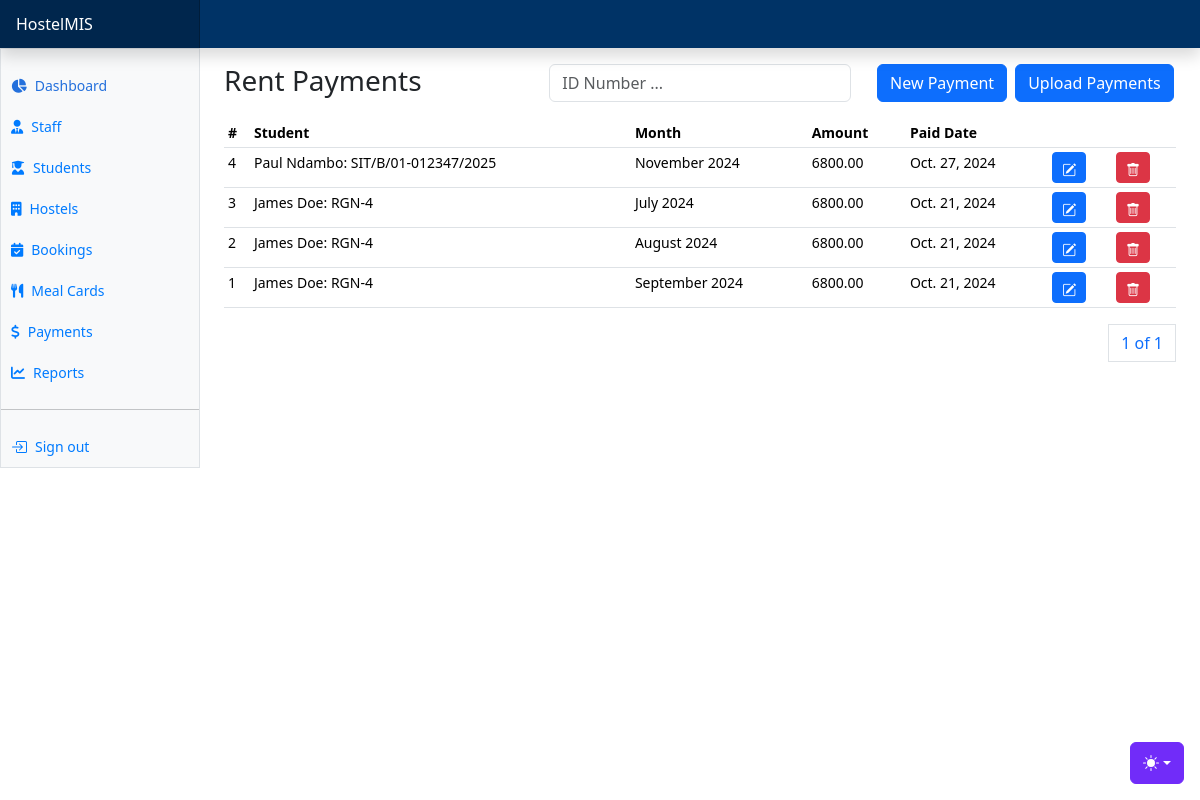
Page /payments/rent-payments/ on the earlier database version.
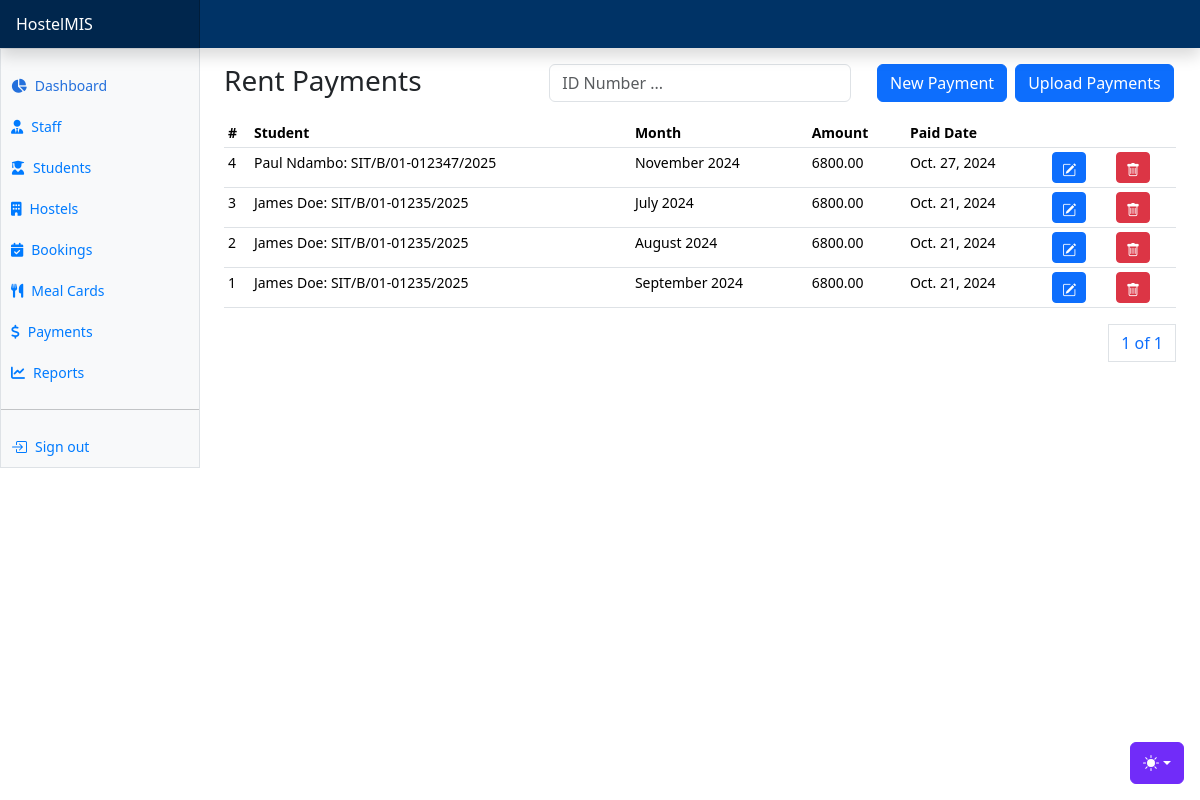
Same page on the later database version.
### apps/payments/models.py (models this page shows, shortened)
class RentPayment(AbsoluteBaseModel):
    transaction_code = models.CharField(max_length=255, null=True)
    student = models.ForeignKey("students.Student", on_delete=models.CASCADE)
    amount = models.DecimalField(max_digits=10, decimal_places=2)
    month = models.CharField(max_length=255, choices=months, default=month_name)
    year = models.IntegerField(default=date_today.year)
    payment_date = models.DateField()

### apps/students/models.py (models this page shows)
class Student(AbsoluteBaseModel):
    user = models.OneToOneField("users.User", on_delete=models.CASCADE)
    registration_number = models.CharField(max_length=255)
    guardian_name = models.CharField(max_length=255, null=True)
    guardian_phone_number = models.CharField(max_length=255, null=True)
    status = models.CharField(max_length=255, choices=STUDENT_STATUS_CHOICES)
    room_assigned = models.ForeignKey("hostels.HostelRoom", on_delete=models.CASCADE, null=True)
    hostel_assigned = models.ForeignKey("hostels.Hostel", on_delete=models.CASCADE, null=True, related_name="hostelstudents")
    def __str__(self):
        return (
            f"{self.user.first_name} {self.user.last_name}: {self.registration_number}"
        )

### apps/users/models.py (models this page shows, shortened)
class User(AbstractUser, AbsoluteBaseModel):
    role = models.ForeignKey(UserRole, on_delete=models.CASCADE, null=True)
    gender = models.CharField(max_length=10, choices=GENDER_CHOICES)
    phone_number = models.CharField(max_length=255)
    address = models.CharField(max_length=255, null=True)
    city = models.CharField(max_length=255, null=True)
    country = models.CharField(max_length=255, null=True)
    date_of_birth = models.DateField(default="1999-10-10")
    def name(self):
        return f"{self.first_name} {self.last_name}"

### apps/payments/views.py (the view)
# urls.py: path("rent-payments/", rent_payments, name="rent-payments"),
def rent_payments(request):
    rent_payments = RentPayment.objects.all().order_by("-created_on")
    paginator = Paginator(rent_payments, 10)
    page_number = request.GET.get("page")
    page_obj = paginator.get_page(page_number)
    students = Student.objects.all()
    context = {"page_obj": page_obj, "months": months, "students": students}
    return render(request, "payments/rent/rent_payments.html", context)

### templates/payments/rent/rent_payments.html (shortened to what this page needs)
{% extends "base.html" %}
{% block additional_css %}
<link href="https://cdnjs.cloudflare.com/ajax/libs/select2/4.0.13/css/select2.min.css" rel="stylesheet">
{% endblock additional_css %}
{% block content %}
<div class="row">
    <div class="col">
        <h3>Rent Payments</h3>
    </div>
    <div class="col">
      <form method="POST">
        <div class="input-group mb-3">
            <div class="col">
              <input type="text" class="form-control" name="search_text" id="search_text" placeholder="ID Number ...">
            </div>
          </div>
      </form>
    </div>
    <div class="col">
      <div class="d-grid d-sm-flex gap-2 justify-content-sm-center">
        <button class="btn btn-primary" data-bs-toggle="modal" data-bs-target="#newRentPaymentModal">New Payment</button>
        <button class="btn btn-primary" data-bs-toggle="modal" data-bs-target="#uploadRentPaymentsModal">Upload Payments</button>
    </div>
    </div>
</div>
      <div class="table-responsive small">
        <table class="table table-sm">
          <thead>
            <tr>
              <th scope="col">#</th>
              <th scope="col">Student</th>
              <th scope="col">Month</th>
              <th scope="col">Amount</th>
              <th scope="col">Paid Date</th>
              <th scope="col" colspan="2"></th>
            </tr>
          </thead>
          <tbody>
            {% for rent in page_obj %}
            <tr>
              <td>{{rent.id}}</td>
              <td>{{rent.student}}</td>
              <td>{{rent.month}} {{rent.year}}</td>
              <td>{{rent.amount}}</td>
              <td>{{rent.payment_date}}</td>
              <td><a class="btn btn-primary btn-sm" data-bs-toggle="modal" data-bs-target="#editRentPaymentModal{{ rent.id }}">
                <i class="bi bi-pencil-square"></i>
              </a></td>
              <td><a class="btn btn-danger btn-sm" data-bs-toggle="modal" data-bs-target="#deleteRentPaymentModal{{ rent.id }}">
                <i class="bi bi-trash"></i>
              </a></td>
            </tr>
            {% endfor %}
          </tbody>
        </table>
        <div>
          <nav aria-label="Page navigation example">
            <ul class="pagination justify-content-end">
              <a class="page-link" href="#">{{ page_obj.number }} of {{ page_obj.paginator.num_pages }}</a>
            </ul>
          </nav>
        </div>
      </div>
{% endblock content %}

Differences in the rows shown:
changed through a linked row, RentPayment "July": student "James Doe: RGN-4" → "James Doe: SIT/B/01-01235/2025"
changed through a linked row, RentPayment "August": student "James Doe: RGN-4" → "James Doe: SIT/B/01-01235/2025"
changed through a linked row, RentPayment "September": student "James Doe: RGN-4" → "James Doe: SIT/B/01-01235/2025"
